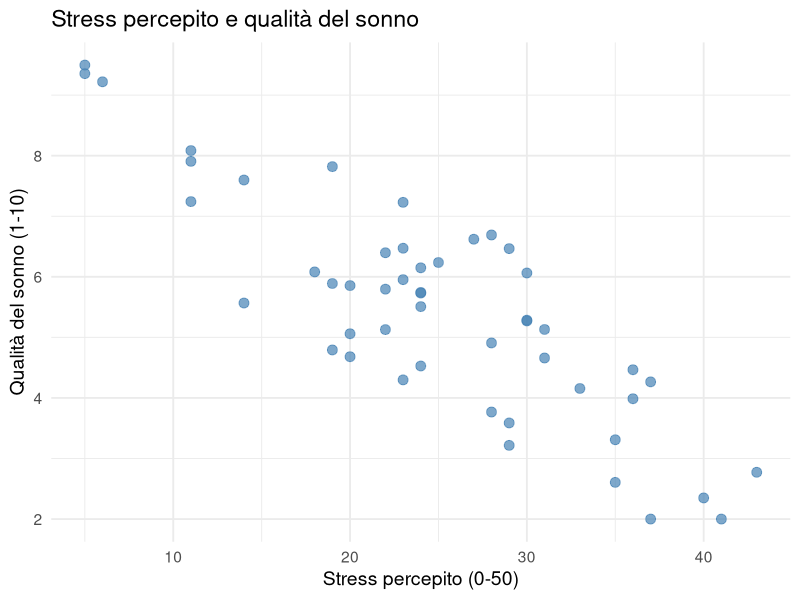
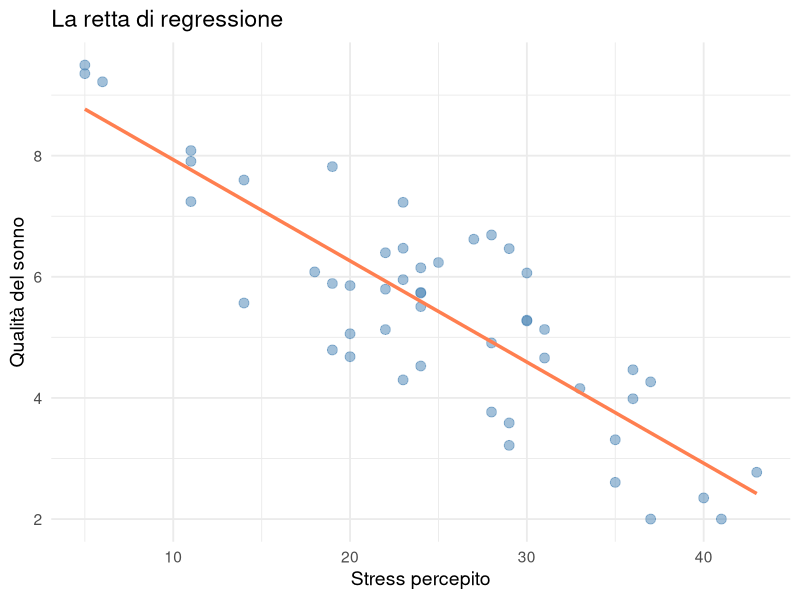
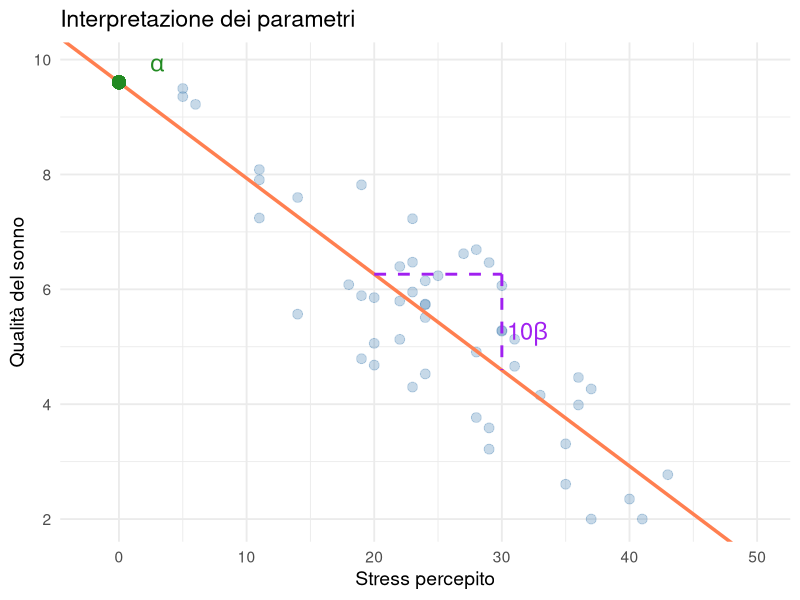
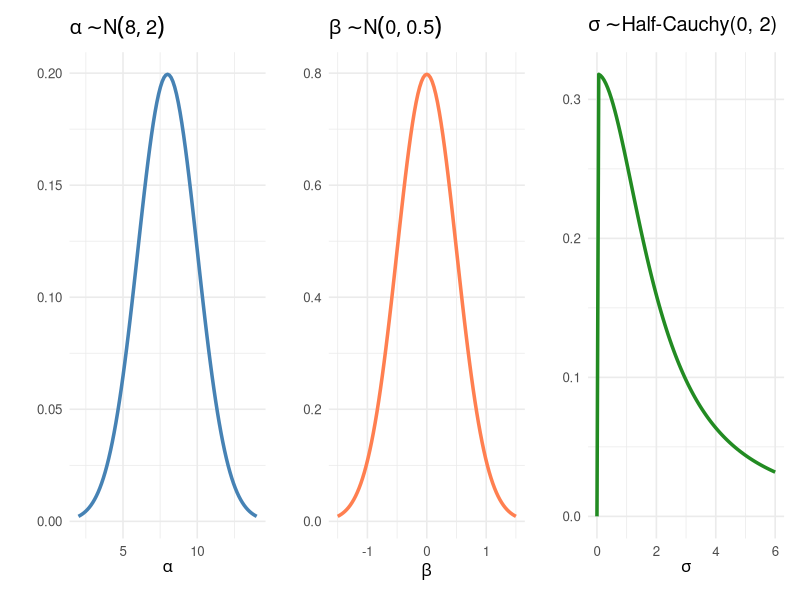

Write the R code that produced these figures, in order.
## ---- chunk 1
#| echo: false
#| message: false
#| warning: false
library(ggplot2)
library(dplyr)
library(patchwork)
set.seed(42)
## ---- chunk 2
# Simuliamo dati realistici
n <- 50
stress <- round(rnorm(n, mean = 25, sd = 8))  # Scala 0-50
stress <- pmax(5, pmin(stress, 45))           # Limitiamo il range

# Relazione lineare + rumore
sonno <- 9 - 0.15 * stress + rnorm(n, 0, 1.2)
sonno <- pmax(2, pmin(sonno, 10))             # Scala 1-10

dati <- data.frame(stress = stress, sonno = sonno)
## ---- chunk 3
head(dati)
## ---- chunk 4
#| echo: false

ggplot(dati, aes(x = stress, y = sonno)) +
  geom_point(size = 3, alpha = 0.7, color = "steelblue") +
  labs(title = "Stress percepito e qualità del sonno",
       x = "Stress percepito (0-50)", 
       y = "Qualità del sonno (1-10)") +
  theme_minimal(base_size = 14)
## ---- chunk 5
#| echo: false

ggplot(dati, aes(x = stress, y = sonno)) +
  geom_point(size = 3, alpha = 0.5, color = "steelblue") +
  geom_smooth(method = "lm", se = FALSE, color = "coral", linewidth = 1.2) +
  labs(title = "La retta di regressione",
       x = "Stress percepito", y = "Qualità del sonno") +
  theme_minimal(base_size = 14)
## ---- chunk 6
#| echo: false
#| fig-height: 4.5

# Calcoliamo i coefficienti
fit_lm <- lm(sonno ~ stress, data = dati)
alpha_hat <- coef(fit_lm)[1]
beta_hat <- coef(fit_lm)[2]

ggplot(dati, aes(x = stress, y = sonno)) +
  geom_point(size = 3, alpha = 0.3, color = "steelblue") +
  geom_abline(intercept = alpha_hat, slope = beta_hat, color = "coral", linewidth = 1.2) +
  # Intercetta
  geom_point(aes(x = 0, y = alpha_hat), size = 4, color = "forestgreen") +
  annotate("text", x = 3, y = alpha_hat + 0.3, label = expression(alpha), 
           size = 6, color = "forestgreen") +
  # Pendenza
  annotate("segment", x = 20, xend = 30,
           y = alpha_hat + beta_hat * 20, yend = alpha_hat + beta_hat * 20,
           color = "purple", linewidth = 1, linetype = "dashed") +
  annotate("segment", x = 30, xend = 30,
           y = alpha_hat + beta_hat * 20, yend = alpha_hat + beta_hat * 30,
           color = "purple", linewidth = 1, linetype = "dashed") +
  annotate("text", x = 32, y = alpha_hat + beta_hat * 25 - 0.2,
           label = expression(10 * beta), 
           size = 6, color = "purple") +
  xlim(-2, 50) +
  labs(title = "Interpretazione dei parametri",
       x = "Stress percepito", y = "Qualità del sonno") +
  theme_minimal(base_size = 14)
## ---- chunk 7
#| echo: false
#| fig-height: 4.5

# Prior per alpha
p1 <- ggplot(data.frame(x = c(2, 14)), aes(x)) +
  stat_function(fun = dnorm, args = list(mean = 8, sd = 2),
                color = "steelblue", linewidth = 1.2) +
  labs(title = expression(alpha %~% N(8, 2)), x = expression(alpha), y = "") +
  theme_minimal(base_size = 12)

# Prior per beta
p2 <- ggplot(data.frame(x = c(-1.5, 1.5)), aes(x)) +
  stat_function(fun = dnorm, args = list(mean = 0, sd = 0.5),
                color = "coral", linewidth = 1.2) +
  labs(title = expression(beta %~% N(0, 0.5)), x = expression(beta), y = "") +
  theme_minimal(base_size = 12)

# Prior per sigma (Half-Cauchy approssimata)
dcauchy_half <- function(x, scale) {
  ifelse(x > 0, 2 * dcauchy(x, 0, scale), 0)
}
p3 <- ggplot(data.frame(x = c(0, 6)), aes(x)) +
  stat_function(fun = dcauchy_half, args = list(scale = 2),
                color = "forestgreen", linewidth = 1.2) +
  labs(title = expression(sigma %~% "Half-Cauchy(0, 2)"), x = expression(sigma), y = "") +
  theme_minimal(base_size = 12)

p1 + p2 + p3
## ---- chunk 8
#| echo: false
fit_lm_c <- lm(sonno ~ stress, data = dati)
beta_lm <- coef(fit_lm_c)[2]
se_lm <- summary(fit_lm_c)$coefficients[2, 2]
## ---- chunk 9
# Centriamo lo stress
dati$stress_c <- dati$stress - mean(dati$stress)

# Verifichiamo
cat("Media dello stress originale:", round(mean(dati$stress), 1), "\n")
cat("Media dello stress centrato:", round(mean(dati$stress_c), 4), "\n")
## ---- chunk 10
# Standardizziamo
dati$stress_z <- scale(dati$stress)[,1]
dati$sonno_z <- scale(dati$sonno)[,1]

# Regressione sui dati standardizzati
fit_z <- lm(sonno_z ~ stress_z, data = dati)
cat("Beta standardizzato:", round(coef(fit_z)[2], 3), "\n")
## ---- chunk 11
cor(dati$stress, dati$sonno) |> round(3)
